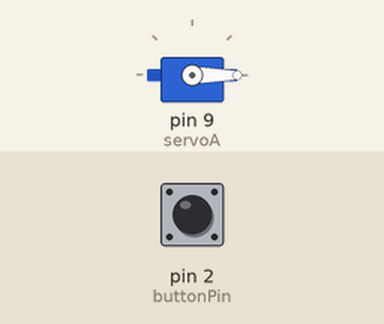
Recording of a sketch running on a simulated Arduino Uno, built with avr-gcc and run on an emulated ATmega328P. Parts: servo. The inputs (shaded band) are chosen by the test bench; at power-on: pin 2 (buttonPin) LOW.

Above: at 2.8 s.
2.9 s: pin 2 (buttonPin) pulled HIGH for 3.2 s
At 3.8 s:
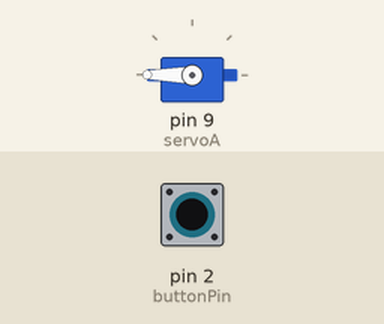
Timing chart, 0 to 7.5 s (numbered marks = the images above; inputs shaded):
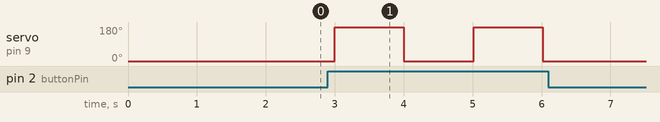

The sketch:

Nenita_Fl_gel.ino
```cpp
#include <Servo.h>
#include <IRremote.h>

const int buttonPin = 2;
int buttonState = 0;
Servo servoA;
int buttonMode = 0;

void setup() {

servoA.attach(9);
servoA.write(0);

pinMode(buttonPin, INPUT);
}

void loop() {

buttonState = digitalRead(buttonPin);


if(buttonState == HIGH){
  servoA.write(180);
  delay(1000);
  servoA.write(0);
  delay(1000);

delay(15);
}

else{
  servoA.write(0);
  delay(1000);
}
}
```

Measured:
- after the input at 2.9 s, servo on pin 9 (servoA): alternates 180° for 1.0 s and 0° for 1.0 s, 4 changes in all, then stays 0°, starting after 0.10 s
